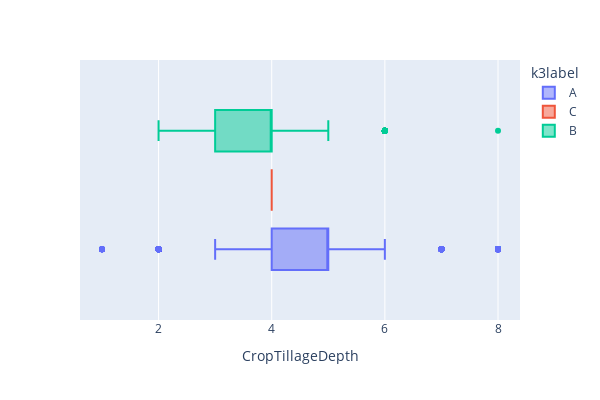
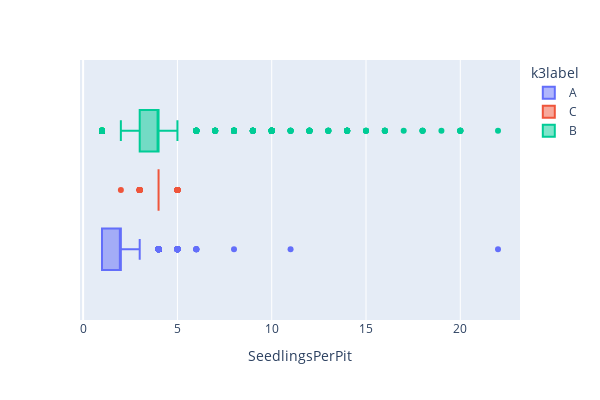
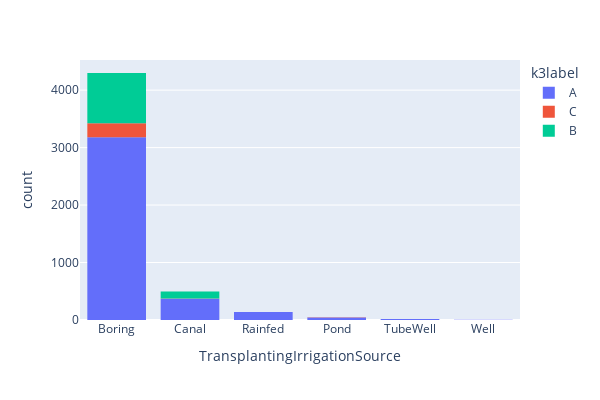
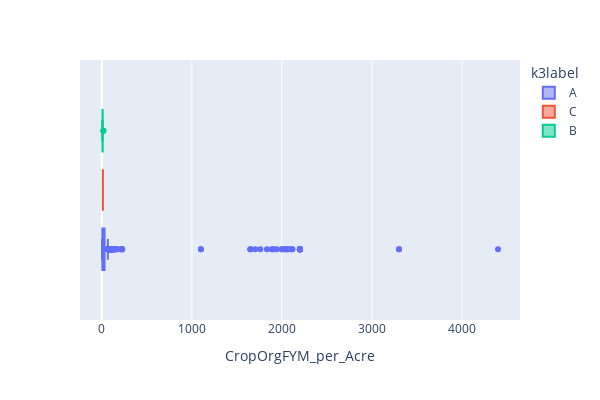

The notebook cell saved with these charts, in order:
### Markdown cell above
### Diagrams from Jullietes Code

### Code cell
fig = px.box(df_no_id, x="CropTillageDepth", color="k3label", width=600, height=400)
fig.show()

fig = px.box(df_no_id, x="SeedlingsPerPit", color="k3label", width=600, height=400)
fig.show()

fig = px.histogram(df_no_id, x="TransplantingIrrigationSource", color="k3label", width=600, height=400)
fig.show()

#fig = px.histogram(df2, x="OrgFertilizers", color="k3label", width=600, height=400)
#fig.show()

fig = px.box(df_no_id, x="CropOrgFYM_per_Acre", color="k3label", width=600, height=400)
fig.show()

fig = px.histogram(df_no_id, x="Harv_method", facet_col="k3label", width=600, height=400)
fig.show()

fig = px.histogram(df_no_id, x="Threshing_method", facet_col="k3label", width=600, height=400)
fig.show()

fig = px.histogram(df_no_id, x="District", facet_col="k3label", width=800, height=400)
fig.show()

fig = px.histogram(df_no_id, x="Block", facet_col="k3label", width=900, height=400)
fig.show()

fig = px.box(df_no_id, x="Yield_per_Acre", color="k3label", width=900, height=400)
fig.show()

fig = px.box(df_no_id, x="Yield_per_Acre", color="k2label", width=900, height=400)
fig.show()

### Figure 1 — Plotly figure (JSON) as saved in the notebook; plotly's stock layout.template omitted (floating-point values rounded to 4 significant figures; data arrays with more than 128 entries replaced by an {"elided": "..."} marker saying what was removed)
{"data": [{"alignmentgroup": "True", "hovertemplate": "k3label=A<br>CropTillageDepth=%{x}<extra></extra>", "legendgroup": "A", "marker": {"color": "#636efa"}, "name": "A", "notched": false, "offsetgroup": "A", "orientation": "h", "showlegend": true, "type": "box", "x": {"elided": "3907 int values"}, "x0": " ", "xaxis": "x", "y0": " ", "yaxis": "y"}, {"alignmentgroup": "True", "hovertemplate": "k3label=C<br>CropTillageDepth=%{x}<extra></extra>", "legendgroup": "C", "marker": {"color": "#EF553B"}, "name": "C", "notched": false, "offsetgroup": "C", "orientation": "h", "showlegend": true, "type": "box", "x": {"elided": "249 int values"}, "x0": " ", "xaxis": "x", "y0": " ", "yaxis": "y"}, {"alignmentgroup": "True", "hovertemplate": "k3label=B<br>CropTillageDepth=%{x}<extra></extra>", "legendgroup": "B", "marker": {"color": "#00cc96"}, "name": "B", "notched": false, "offsetgroup": "B", "orientation": "h", "showlegend": true, "type": "box", "x": {"elided": "1004 int values"}, "x0": " ", "xaxis": "x", "y0": " ", "yaxis": "y"}], "layout": {"boxmode": "group", "height": 400, "legend": {"title": {"text": "k3label"}, "tracegroupgap": 0}, "margin": {"t": 60}, "width": 600, "xaxis": {"anchor": "y", "domain": [0, 1], "title": {"text": "CropTillageDepth"}}, "yaxis": {"anchor": "x", "domain": [0, 1]}}}

### Figure 2 — Plotly figure (JSON) as saved in the notebook; plotly's stock layout.template omitted (floating-point values rounded to 4 significant figures; data arrays with more than 128 entries replaced by an {"elided": "..."} marker saying what was removed)
{"data": [{"alignmentgroup": "True", "hovertemplate": "k3label=A<br>SeedlingsPerPit=%{x}<extra></extra>", "legendgroup": "A", "marker": {"color": "#636efa"}, "name": "A", "notched": false, "offsetgroup": "A", "orientation": "h", "showlegend": true, "type": "box", "x": {"elided": "3907 int values"}, "x0": " ", "xaxis": "x", "y0": " ", "yaxis": "y"}, {"alignmentgroup": "True", "hovertemplate": "k3label=C<br>SeedlingsPerPit=%{x}<extra></extra>", "legendgroup": "C", "marker": {"color": "#EF553B"}, "name": "C", "notched": false, "offsetgroup": "C", "orientation": "h", "showlegend": true, "type": "box", "x": {"elided": "249 int values"}, "x0": " ", "xaxis": "x", "y0": " ", "yaxis": "y"}, {"alignmentgroup": "True", "hovertemplate": "k3label=B<br>SeedlingsPerPit=%{x}<extra></extra>", "legendgroup": "B", "marker": {"color": "#00cc96"}, "name": "B", "notched": false, "offsetgroup": "B", "orientation": "h", "showlegend": true, "type": "box", "x": {"elided": "1004 int values"}, "x0": " ", "xaxis": "x", "y0": " ", "yaxis": "y"}], "layout": {"boxmode": "group", "height": 400, "legend": {"title": {"text": "k3label"}, "tracegroupgap": 0}, "margin": {"t": 60}, "width": 600, "xaxis": {"anchor": "y", "domain": [0, 1], "title": {"text": "SeedlingsPerPit"}}, "yaxis": {"anchor": "x", "domain": [0, 1]}}}

### Figure 3 — Plotly figure (JSON) as saved in the notebook; plotly's stock layout.template omitted (floating-point values rounded to 4 significant figures; data arrays with more than 128 entries replaced by an {"elided": "..."} marker saying what was removed)
{"data": [{"alignmentgroup": "True", "bingroup": "x", "hovertemplate": "k3label=A<br>TransplantingIrrigationSource=%{x}<br>count=%{y}<extra></extra>", "legendgroup": "A", "marker": {"color": "#636efa", "pattern": {"shape": ""}}, "name": "A", "offsetgroup": "A", "orientation": "v", "showlegend": true, "type": "histogram", "x": {"elided": "3907 str values"}, "xaxis": "x", "yaxis": "y"}, {"alignmentgroup": "True", "bingroup": "x", "hovertemplate": "k3label=C<br>TransplantingIrrigationSource=%{x}<br>count=%{y}<extra></extra>", "legendgroup": "C", "marker": {"color": "#EF553B", "pattern": {"shape": ""}}, "name": "C", "offsetgroup": "C", "orientation": "v", "showlegend": true, "type": "histogram", "x": {"elided": "249 str values"}, "xaxis": "x", "yaxis": "y"}, {"alignmentgroup": "True", "bingroup": "x", "hovertemplate": "k3label=B<br>TransplantingIrrigationSource=%{x}<br>count=%{y}<extra></extra>", "legendgroup": "B", "marker": {"color": "#00cc96", "pattern": {"shape": ""}}, "name": "B", "offsetgroup": "B", "orientation": "v", "showlegend": true, "type": "histogram", "x": {"elided": "1004 str values"}, "xaxis": "x", "yaxis": "y"}], "layout": {"barmode": "relative", "height": 400, "legend": {"title": {"text": "k3label"}, "tracegroupgap": 0}, "margin": {"t": 60}, "width": 600, "xaxis": {"anchor": "y", "domain": [0, 1], "title": {"text": "TransplantingIrrigationSource"}}, "yaxis": {"anchor": "x", "domain": [0, 1], "title": {"text": "count"}}}}

### Figure 4 — Plotly figure (JSON) as saved in the notebook; plotly's stock layout.template omitted (floating-point values rounded to 4 significant figures; data arrays with more than 128 entries replaced by an {"elided": "..."} marker saying what was removed)
{"data": [{"alignmentgroup": "True", "hovertemplate": "k3label=A<br>CropOrgFYM_per_Acre=%{x}<extra></extra>", "legendgroup": "A", "marker": {"color": "#636efa"}, "name": "A", "notched": false, "offsetgroup": "A", "orientation": "h", "showlegend": true, "type": "box", "x": {"elided": "3907 float values"}, "x0": " ", "xaxis": "x", "y0": " ", "yaxis": "y"}, {"alignmentgroup": "True", "hovertemplate": "k3label=C<br>CropOrgFYM_per_Acre=%{x}<extra></extra>", "legendgroup": "C", "marker": {"color": "#EF553B"}, "name": "C", "notched": false, "offsetgroup": "C", "orientation": "h", "showlegend": true, "type": "box", "x": {"elided": "249 float values"}, "x0": " ", "xaxis": "x", "y0": " ", "yaxis": "y"}, {"alignmentgroup": "True", "hovertemplate": "k3label=B<br>CropOrgFYM_per_Acre=%{x}<extra></extra>", "legendgroup": "B", "marker": {"color": "#00cc96"}, "name": "B", "notched": false, "offsetgroup": "B", "orientation": "h", "showlegend": true, "type": "box", "x": {"elided": "1004 float values"}, "x0": " ", "xaxis": "x", "y0": " ", "yaxis": "y"}], "layout": {"boxmode": "group", "height": 400, "legend": {"title": {"text": "k3label"}, "tracegroupgap": 0}, "margin": {"t": 60}, "width": 600, "xaxis": {"anchor": "y", "domain": [0, 1], "title": {"text": "CropOrgFYM_per_Acre"}}, "yaxis": {"anchor": "x", "domain": [0, 1]}}}
